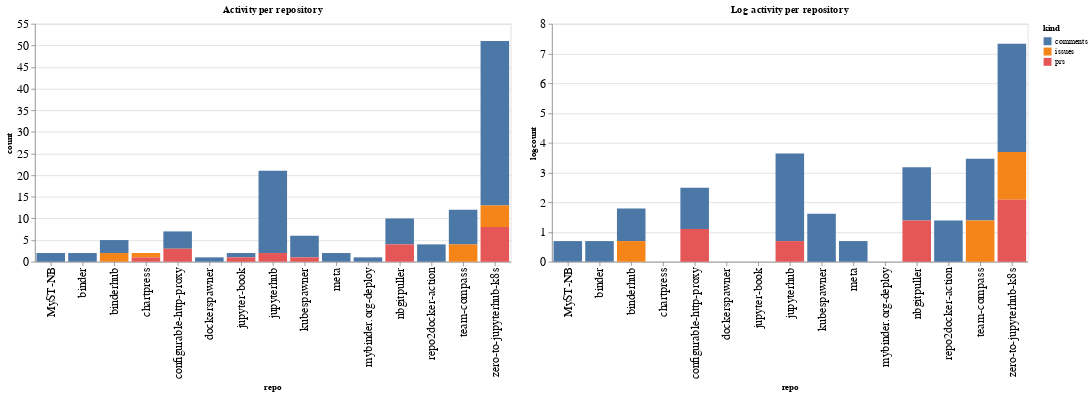

The notebook cell saved with this chart:
### Code cell
ch1 = alt.Chart(repo_summaries, width=600, title="Activity per repository").mark_bar().encode(
    x='repo',
    y='count',
    color='kind',
    tooltip="kind"
)

ch2 = alt.Chart(repo_summaries, width=600, title="Log activity per repository").mark_bar().encode(
    x='repo',
    y='logcount',
    color='kind',
    tooltip="kind"
)

ch1 | ch2

### Figure 1 — Vega-Lite specification as saved in the notebook (floating-point values rounded to 4 significant figures)
{"config": {"axisLeft": {"labelFontSize": 15}, "axisBottom": {"labelFontSize": 15}}, "hconcat": [{"mark": "bar", "encoding": {"color": {"type": "nominal", "field": "kind"}, "tooltip": {"type": "nominal", "field": "kind"}, "x": {"type": "nominal", "field": "repo"}, "y": {"type": "quantitative", "field": "count"}}, "title": "Activity per repository", "width": 600}, {"mark": "bar", "encoding": {"color": {"type": "nominal", "field": "kind"}, "tooltip": {"type": "nominal", "field": "kind"}, "x": {"type": "nominal", "field": "repo"}, "y": {"type": "quantitative", "field": "logcount"}}, "title": "Log activity per repository", "width": 600}], "data": {"name": "data-3cfaf2556bb400036ea813bd2917710e"}, "$schema": "https://vega.github.io/schema/vega-lite/v4.8.1.json", "datasets": {"data-3cfaf2556bb400036ea813bd2917710e": [{"repo": "MyST-NB", "kind": "comments", "count": 2, "logcount": 0.6931}, {"repo": "binder", "kind": "comments", "count": 2, "logcount": 0.6931}, {"repo": "binderhub", "kind": "comments", "count": 3, "logcount": 1.099}, {"repo": "binderhub", "kind": "issues", "count": 2, "logcount": 0.6931}, {"repo": "chartpress", "kind": "issues", "count": 1, "logcount": 0.0}, {"repo": "chartpress", "kind": "prs", "count": 1, "logcount": 0.0}, {"repo": "configurable-http-proxy", "kind": "comments", "count": 4, "logcount": 1.386}, {"repo": "configurable-http-proxy", "kind": "prs", "count": 3, "logcount": 1.099}, {"repo": "dockerspawner", "kind": "comments", "count": 1, "logcount": 0.0}, {"repo": "jupyter-book", "kind": "comments", "count": 1, "logcount": 0.0}, {"repo": "jupyter-book", "kind": "prs", "count": 1, "logcount": 0.0}, {"repo": "jupyterhub", "kind": "comments", "count": 19, "logcount": 2.944}, {"repo": "jupyterhub", "kind": "prs", "count": 2, "logcount": 0.6931}, {"repo": "kubespawner", "kind": "comments", "count": 5, "logcount": 1.609}, {"repo": "kubespawner", "kind": "prs", "count": 1, "logcount": 0.0}, {"repo": "meta", "kind": "comments", "count": 2, "logcount": 0.6931}, {"repo": "mybinder.org-deploy", "kind": "comments", "count": 1, "logcount": 0.0}, {"repo": "nbgitpuller", "kind": "comments", "count": 6, "logcount": 1.792}, {"repo": "nbgitpuller", "kind": "prs", "count": 4, "logcount": 1.386}, {"repo": "repo2docker-action", "kind": "comments", "count": 4, "logcount": 1.386}, {"repo": "team-compass", "kind": "comments", "count": 8, "logcount": 2.079}, {"repo": "team-compass", "kind": "issues", "count": 4, "logcount": 1.386}, {"repo": "zero-to-jupyterhub-k8s", "kind": "comments", "count": 38, "logcount": 3.638}, {"repo": "zero-to-jupyterhub-k8s", "kind": "issues", "count": 5, "logcount": 1.609}, {"repo": "zero-to-jupyterhub-k8s", "kind": "prs", "count": 8, "logcount": 2.079}]}}
